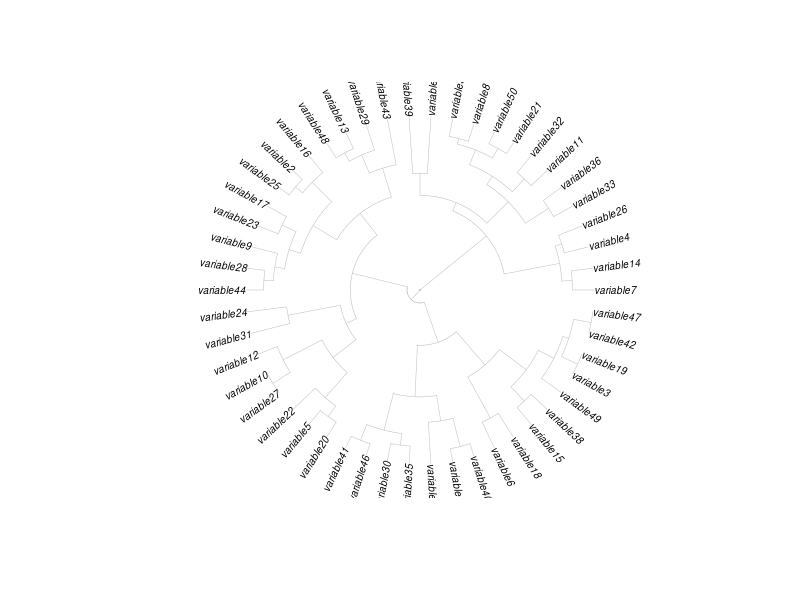
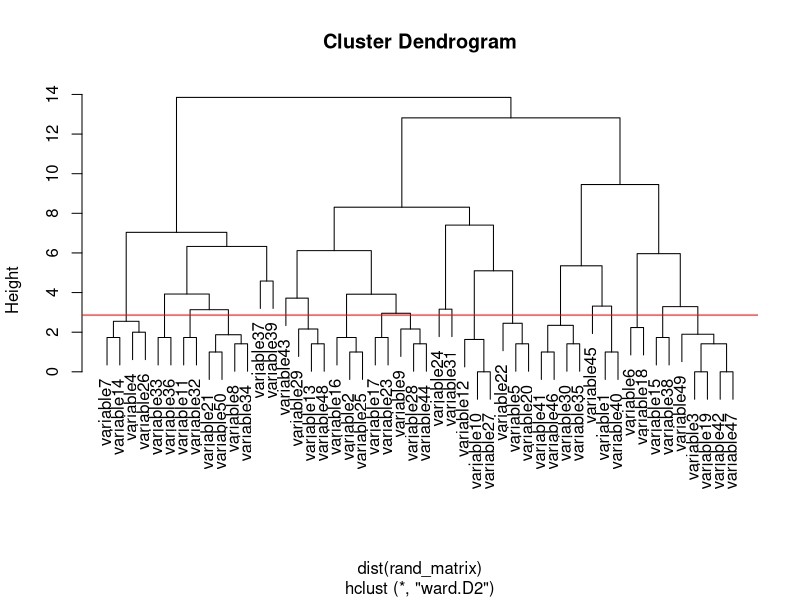
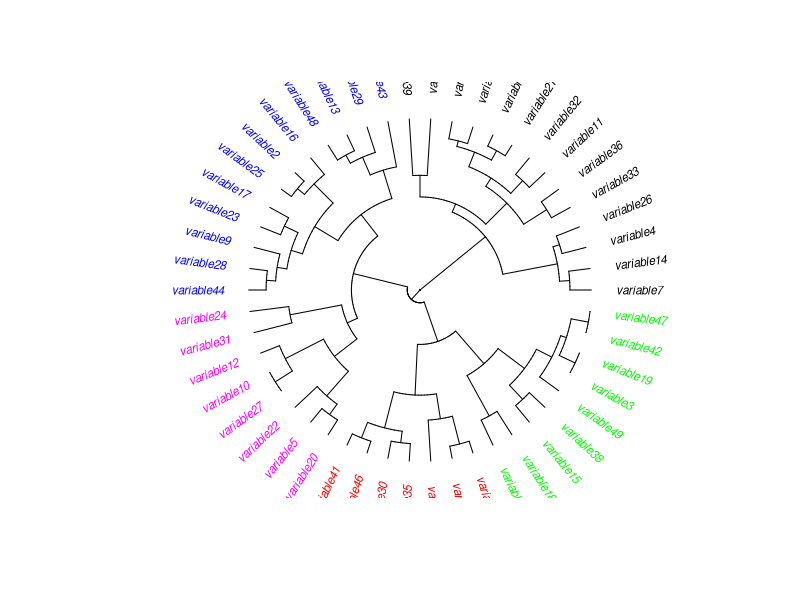

Write the R code that produced these figures, in order. (Note: this script raises an error after producing the figures.)
#https://r-charts.com/part-whole/circular-dendrogram/
rm(list=ls())
library(ape)


# set seed for reproducibility
set.seed(123)
rand_matrix <- matrix(rpois(200, 3), nrow = 50, ncol = 4)
# create a hierarchical clustering object
# hc <- hclust(dist(USArrests), "ward.D2")
row_names<-paste0('variable',1:nrow(rand_matrix))
row.names(rand_matrix)<-row_names
hc <- hclust(dist(rand_matrix), "ward.D2")
# examine the cluster data
clus4 = cutree(hc, 4)
# Subset the original data to obtain the first cluster
first_cluster <- rand_matrix[clus4 == 1, ]

# create a star tree dendrogram plot
plot(as.phylo(hc), type = "fan", cex = 0.6, edge.width = 0.5, edge.col = "gray")
## cluster fixing
plot(hc)
abline(h = mean(dist(rand_matrix[1:50,2:3])), col = 'red')
abline(h = 1000, col = 'red')   ## nearest 0

# color fixing 
# Cut the dendrogram into 5 clusters
colors = c("red", "blue", "green", "black",'magenta')
clus4 = cutree(hc, 5)
plot(as.phylo(hc), type = "fan", tip.color = colors[clus4],
     label.offset = 1, cex = 0.7)


# fan tree plot
# Colors
hc <- hc %>%
  color_branches(k = 5) %>%
  color_labels(k = 5)
# reduced label size
par(cex=1,plt=c(0.1,0.9,0,0.7))
# par(mfrow = c(2,3), omi=c(0.5,0.3,0,0), plt=c(0.1,0.9,0,0.7))
# par(mar = c(5,0,4,0))
# Fan tree plot with colored labels
circlize_dendrogram(hc,dend_track_height = 0.5, 
                    labels = TRUE,labels_track_height = 0.1)  
